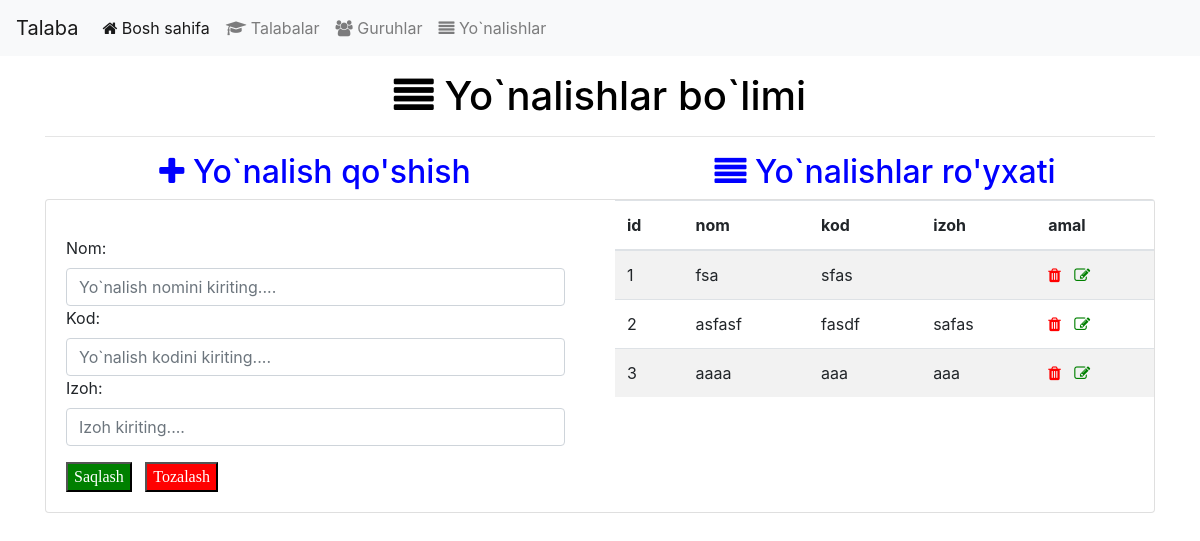
The app's page /yunalish, older data.
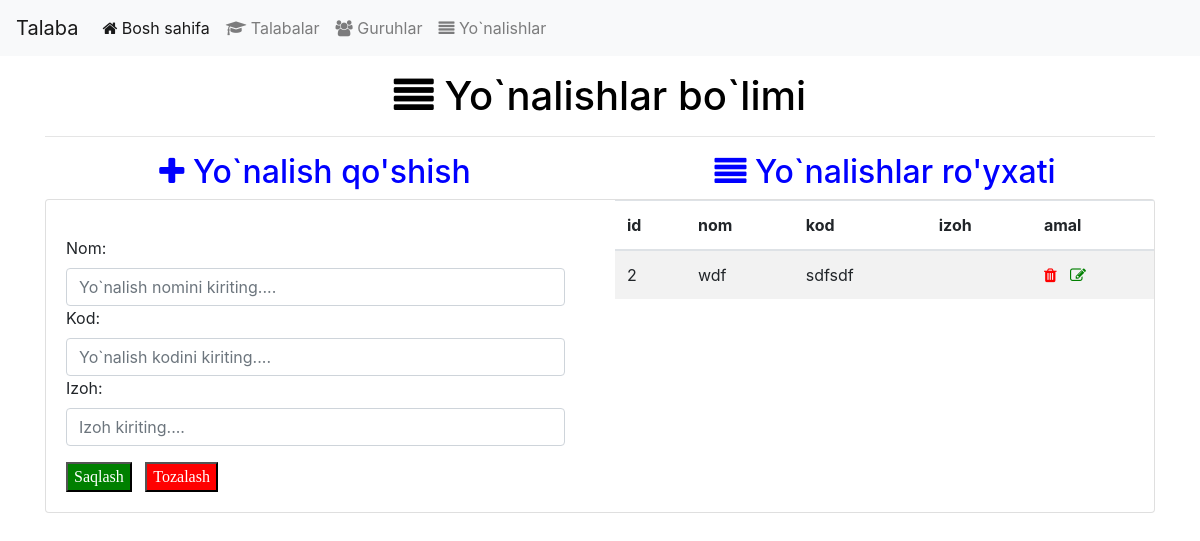
The same page, newer data.
### model/yunalish.py (models this page shows, shortened)
class Yunalish(db.Model):
    id = db.Column(db.Integer, primary_key=True)
    nom = db.Column(db.String(100))
    kod = db.Column(db.String(15))
    izoh = db.Column(db.String(200))

### controller/yunalish_controller.py (the view)
@yunalish_url.route("/yunalish", methods=['GET', 'POST', 'DELETE', 'UPDATE'])
def index():
    if request.method == 'GET':
        tahrirlashId = request.args.get('tahrirlash')
        if tahrirlashId:
            y = ys.getById(tahrirlashId)
            if y:
                return ozgartirish(y)
        return royxat()
    elif request.method == 'POST':
        return qoshish(request.form)
    elif request.method == 'DELETE':
        return ochirish(request.args.get('id'))

### controller/yunalish_controller.py (called while the page is built)
def royxat():
    yunalishlar = ys.getAll()
    return render_template("yunalish.html", yunalishlar=yunalishlar)

### repo/yunalish_repo.py (called while the page is built)
    def findAll(self):
        return db.session.query(Yunalish).all()

### service/yunalish_service.py (called while the page is built)
    def getAll(self):
        return self.yr.findAll()

### templates/yunalish.html (shortened to what this page needs)
<!DOCTYPE html>
<html lang="en">
<head>
    <link rel="stylesheet" href="https://stackpath.bootstrapcdn.com/bootstrap/4.3.1/css/bootstrap.min.css"
>
    <link rel="stylesheet" href="https://cdnjs.cloudflare.com/ajax/libs/font-awesome/4.7.0/css/font-awesome.min.css">
</head>
<body>
    <br><br><br>
    <div class="container ">
        {% include "header.html" %}
        <h1 style="color: black;text-align: center;"><i class="fa fa-align-justify"
            aria-hidden="true"></i> Yo`nalishlar bo`limi
        </h1>
        <hr>
        <div class="row">
            <h2 class="col-sm" style="color: blue;text-align: center;"><i class="fa fa-plus" aria-hidden="true"></i>
                Yo`nalish qo'shish</h2>
            <h2 class="col-sm" style="text-align: center; color: blue "><i class="fa fa-align-justify"
                    aria-hidden="true"></i> Yo`nalishlar ro'yxati</h2>
        </div>
        <div class="card ">
            <div class="row">
                <div class="col-sm">
                    <div class="card-body ">
                        <form action="/yunalish" method="post">
                            <div class="form-group">
                                <label for="nom">Nom: </label>
                                <input placeholder="Yo`nalish nomini kiriting...." class="form-control" type="text"
                                    name="nom" id="nom">
                                <label for="kod">Kod: </label>
                                <input placeholder="Yo`nalish kodini kiriting...." class="form-control" type="number"
                                    name="kod" id="kod">
                                <label for="izoh">Izoh: </label>
                                <input placeholder="Izoh kiriting...." class="form-control" type="text" name="izoh"
                                    id="izoh">
                            </div>
                            <input style="background-color: green; color: white;font-family: cursive;box-shadow: green;"
                                type="submit" value="Saqlash">&nbsp;&nbsp;
                            <input style="background-color: red; color: white;font-family: cursive;box-shadow: red;"
                                type="reset" value="Tozalash">
                        </form>
                    </div>
                </div>
                <div class="col-sm">
                    <table class="table table-striped">
                        <thead>
                            <tr>
                                <th>id</th>
                                <th>nom</th>
                                <th>kod</th>
                                <th>izoh</th>
                                <th>amal</th>
                            </tr>
                        </thead>
                        <tbody>
                            {% if yunalishlar %}
                            {% for y in yunalishlar %}
                            <tr>
                                <td>{{y.id}}</td>
                                <td>{{y.nom}}</td>
                                <td>{{y.kod}}</td>
                                <td>{{y.izoh}}</td>
                                <td>
                                    <a href="/yunalish/ochirish?id={{y.id}}"><i style="color: red;" class="fa fa-trash"
                                            aria-hidden="true"></i></a>&nbsp;&nbsp;
                                    <a href="/yunalish?tahrirlash={{y.id}}"><i style="color: green;"
                                            class="fa fa-pencil-square-o" aria-hidden="true"></i></a>
                                </td>
                            </tr>
                            {% endfor %}
                            {% endif %}
                        </tbody>
                    </table>
                </div>
            </div>
        </div>
</body>
</html>
</body>
</html>

Row changes from the older to the newer data that the page shows:
removed Yunalish: id "1", nom "fsa", kod "sfas"
removed Yunalish: id "3", nom "aaaa", kod "aaa", izoh "aaa"
changed Yunalish id 2: nom "asfasf" → "wdf"; kod "fasdf" → "sdfsdf"; izoh "safas" → (not shown)
